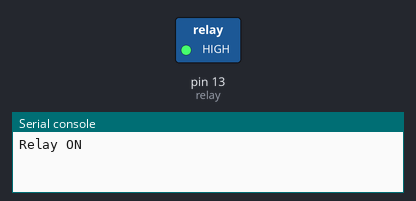
Simulated run of this program. Board: MicroPython board. Parts: switched loads named in the program (green lamp = pin HIGH), the last lines printed to the serial console.

Above: at 2.5 s.
At 6.5 s:
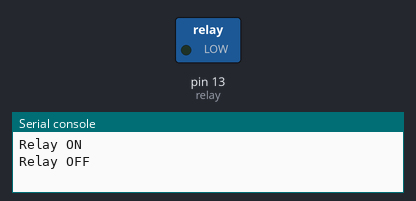
Timing chart, 0 to 10.4 s (numbered marks = the images above):
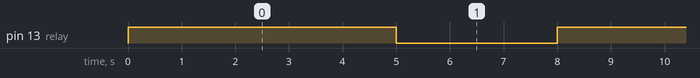

Measured:
- by itself, pin 13 (relay): alternates HIGH for 5.0 s and LOW for 3.0 s

The program:

Relay.py
```python
from machine import Pin
from time import sleep


relay = Pin(13, Pin.OUT)

while True:
    relay.value(1)
    print("Relay ON")
    sleep(5)

    relay.value(0)
    print("Relay OFF")
    sleep(3)
```
